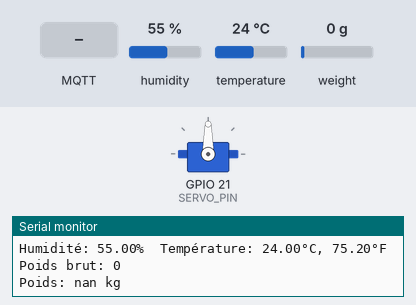
Recording of a sketch running on a simulated ESP32. On the bench: servo, the last lines printed to the serial monitor. The test bench sets the inputs (shaded band); at power-on: humidity 55 %, temperature 24 °C, weight on the scale 0 g. WiFi joins after 1.5 s; servers stay silent unless stated; no MQTT or app messages arrive unless stated.

Above: at 10.9 s.
11.0 s: MQTT message "rainy" arrives on the first subscribed topic
At 15.4 s:
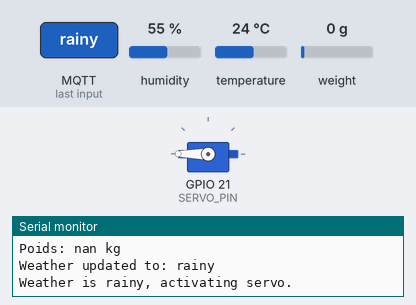
22.6 s: MQTT message "home/weather" arrives on the first subscribed topic
At 26.9 s:
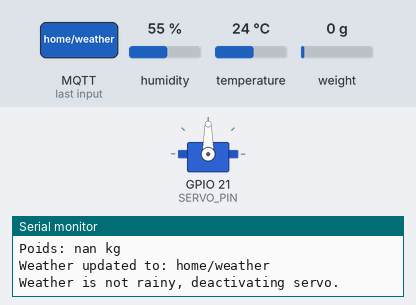
Timing chart, 0 to 28.4 s (numbered marks = the images above; inputs shaded):
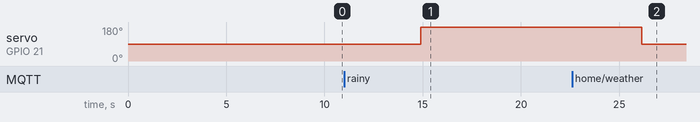

The sketch:

PROJETS8FINAL.ino
```cpp
#include <WiFi.h>
#include <PubSubClient.h>
#include "DHT.h"
#include "HX711.h"
#include <ESP32Servo.h>

// Remplacez par votre SSID et mot de passe
const char* ssid = "RIOC-TP-IoT";
const char* password = "GRIT-RIOC_2024";

// Adresse de votre serveur MQTT (Node-RED avec Mosquitto)
const char* mqtt_server = "10.19.4.45";

// Pin configuration
#define DHTPIN 4
#define DHTTYPE DHT11
#define DOUT  5  // Broche de données du HX711
#define SCK  18  // Broche de l'horloge du HX711
#define SERVO_PIN 21 // Broche du servomoteur

WiFiClient espClient;
PubSubClient client(espClient);
DHT dht(DHTPIN, DHTTYPE); // Constructeur pour déclarer notre capteur DHT
HX711 scale; // Création d'une instance de la classe HX711
Servo myServo; // Création d'une instance de la classe Servo

float calibration_factor = 1.0; // Facteur de calibration initial
long emptyReading = 0; // Lecture brute sans charge
long weightKnownReading = 0; // Lecture brute avec poids connu
float knownWeight = 0.330; // Poids connu en kg (330g)

String weather = ""; // Variable pour stocker la valeur de la météo

void setup_wifi() {
  delay(10);
  Serial.println();
  Serial.print("Connexion à ");
  Serial.println(ssid);
  WiFi.begin(ssid, password);

  while (WiFi.status() != WL_CONNECTED) {
    delay(500);
    Serial.print(".");
  }

  Serial.println("");
  Serial.println("WiFi connecté");
  Serial.println("Adresse IP : ");
  Serial.println(WiFi.localIP());
}

void callback(char* topic, byte* payload, unsigned int length) {
  payload[length] = '\0'; // Terminer la chaîne de caractères
  String message = String((char*)payload);

  if (String(topic) == "home/weather") {
    weather = message;
    Serial.print("Weather updated to: ");
    Serial.println(weather);

    // Contrôler le servomoteur en fonction de la valeur de weather
    if (weather == "rainy") {
      Serial.println("Weather is rainy, activating servo.");
      myServo.write(180); // Tourner le servo de 180 degrés
      delay(1000); // Attendre 1 seconde pour s'assurer que le servo a terminé son mouvement
    } else {
      Serial.println("Weather is not rainy, deactivating servo.");
      myServo.write(90); // Remettre le servo à 0 degré
      delay(1000); // Attendre 1 seconde pour s'assurer que le servo a terminé son mouvement
    }
  }
}

void reconnect() {
  while (!client.connected()) {
    Serial.print("Connexion au serveur MQTT...");

    if (client.connect("ESP32Client")) {
      Serial.println("connecté");
      // S'abonner au sujet pour la météo
      client.subscribe("home/weather");
    } else {
      Serial.print("échec, rc=");
      Serial.print(client.state());
      Serial.println(" nouvelle tentative dans 5 secondes");
      delay(5000);
    }
  }
}

void setup() {
  Serial.begin(115200);
  setup_wifi();
  client.setServer(mqtt_server, 1883);
  client.setCallback(callback);

  dht.begin();
  scale.begin(DOUT, SCK); // Initialisation du capteur de poids
  myServo.attach(SERVO_PIN); // Initialisation du servomoteur
  myServo.write(90); // Initialisation à la position neutre

  // Tare à vide pour obtenir une lecture stable
  scale.tare();

  // Lire la valeur brute sans charge
  Serial.println("Mesure de la valeur brute sans charge...");
  delay(2000);
  emptyReading = scale.read();
  Serial.print("Lecture brute sans charge: ");
  Serial.println(emptyReading);

  // Attendre que l'utilisateur place le poids connu sur la balance
  Serial.println("Placez un poids connu de 330g sur la balance.");
  delay(5000); // Attendre 5 secondes pour placer le poids connu

  // Lire la valeur brute avec le poids connu
  weightKnownReading = scale.read();
  Serial.print("Lecture brute avec poids connu: ");
  Serial.println(weightKnownReading);

  // Calculer le facteur de calibration
  calibration_factor = (weightKnownReading - emptyReading) / knownWeight;
  Serial.print("Facteur de calibration calculé: ");
  Serial.println(calibration_factor);
  Serial.println("Capteur de température et humidité DHT11 et capteur de poids HX711 initialisés.");
}

void loop() {
  if (!client.connected()) {
    reconnect();
  }
  client.loop();

  // Lire les données du capteur DHT11
  float h = dht.readHumidity();
  float t = dht.readTemperature();
  float f = dht.readTemperature(true);

  if (isnan(h) || isnan(t) || isnan(f)) {
    Serial.println("Échec de réception des données du DHT11");
    return;
  }

  Serial.print("Humidité: ");
  Serial.print(h);
  Serial.print("%  Température: ");
  Serial.print(t);
  Serial.print("°C, ");
  Serial.print(f);
  Serial.println("°F");

  // Lire les données du capteur de poids
  if (scale.is_ready()) {
    long reading = scale.read();
    Serial.print("Poids brut: ");
    Serial.println(reading);
    float weight = (reading - emptyReading) / calibration_factor; // Convertir en kilogrammes
    Serial.print("Poids: ");
    Serial.print(weight);
    Serial.println(" kg");

    // Créer une chaîne JSON contenant les valeurs
    String payload = "{\"temperature\": " + String(t) + ", \"humidity\": " + String(h) + ", \"weight\": " + String(weight) + "}";

    // Publier les données sur MQTT
    client.publish("home/sensors", payload.c_str());
  } else {
    Serial.println("HX711 non prêt");
  }
  delay(5000); // Mesurer toutes les 5 secondes
}
```

Measured:
- after the input at 11.0 s, servo on GPIO 21 (SERVO_PIN): 90° → 180° after 3.9 s
- after the input at 22.6 s, servo on GPIO 21 (SERVO_PIN): 180° → 90° after 3.6 s
